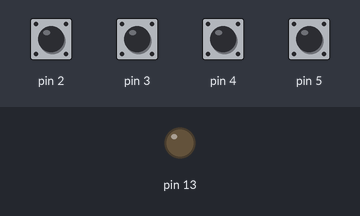
Bench run of a sketch on a simulated Arduino Uno, built with avr-gcc and run on an emulated ATmega328P. On the bench: output pins drawn as LEDs (lit = HIGH). Dashed ring = blinking. The inputs (shaded band) are chosen by the test bench; at power-on: pin 2–5 HIGH.

Above: at 1.2 s.
1.3 s: pin 3 pulled LOW for 0.15 s
At 1.45 s:
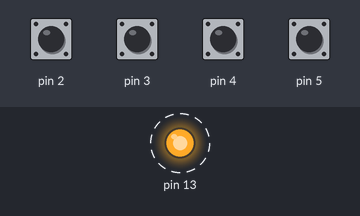
3.2 s: pin 4 pulled LOW for 0.15 s
At 5.3 s:
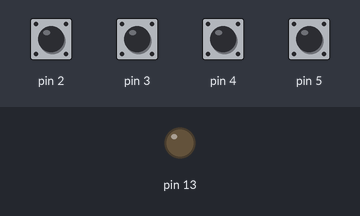
6.2 s: pin 5 pulled LOW for 0.15 s
At 6.55 s:
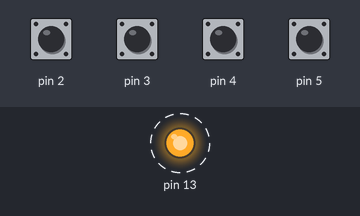
Timing chart, 0 to 9.3 s (numbered marks = the images above; inputs shaded):
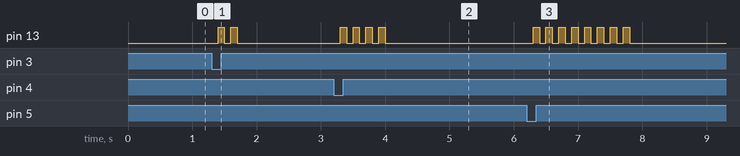

Measured:
- after the input at 1.3 s, pin 13: alternates HIGH for 0.10 s and LOW for 0.10 s, 4 changes in all, then stays LOW, starting after 0.10 s
- after the input at 3.2 s, pin 13: alternates HIGH for 0.10 s and LOW for 0.10 s, 8 changes in all, then stays LOW, starting after 0.10 s
- after the input at 6.2 s, pin 13: alternates HIGH for 0.10 s and LOW for 0.10 s, 16 changes in all, then stays LOW, starting after 0.10 s

The sketch:

BCD.ino
```cpp
void setup() {
  Serial.begin(9600);
  pinMode(2, INPUT_PULLUP);
  pinMode(3, INPUT_PULLUP);
  pinMode(4, INPUT_PULLUP);
  pinMode(5, INPUT_PULLUP);
  pinMode(13, OUTPUT);
}

byte n, pn = 0;

void loop() {
  n = 0;
  if (!digitalRead(2)) bitSet(n, 0);
  if (!digitalRead(3)) bitSet(n, 1);
  if (!digitalRead(4)) bitSet(n, 2);
  if (!digitalRead(5)) bitSet(n, 3);
  //Serial.println(n);
  if (pn != n) {
    blink(n);
  }
  pn = n;
}

void blink(int n) {
  int st = LOW;
  for (int i = 0; i <= n*2; i++) {
    digitalWrite(13, st);
    st = !st;
    delay(100);
  }
}
```
